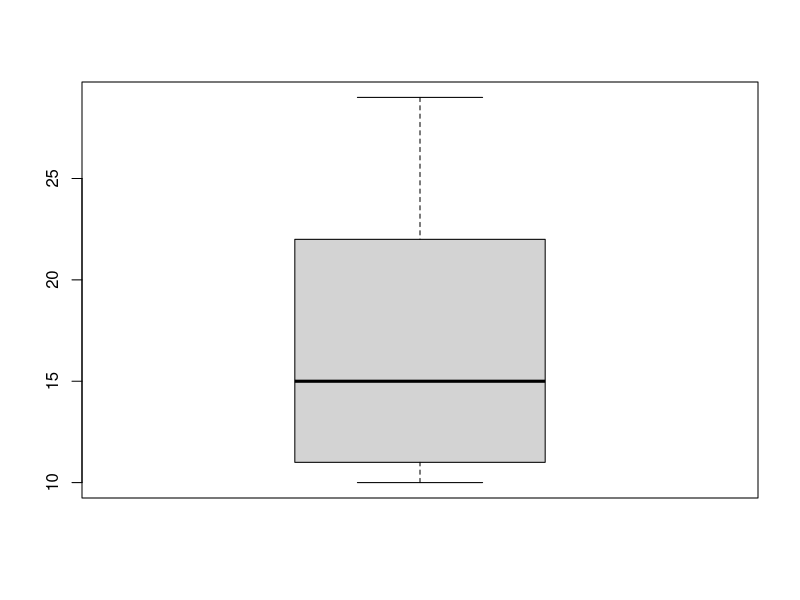

Source code (R):
## ---- chunk 1
x=c(10,11,13,17,22,29)
x
## ---- chunk 2
summary(x)
## ---- chunk 3
boxplot(x)
